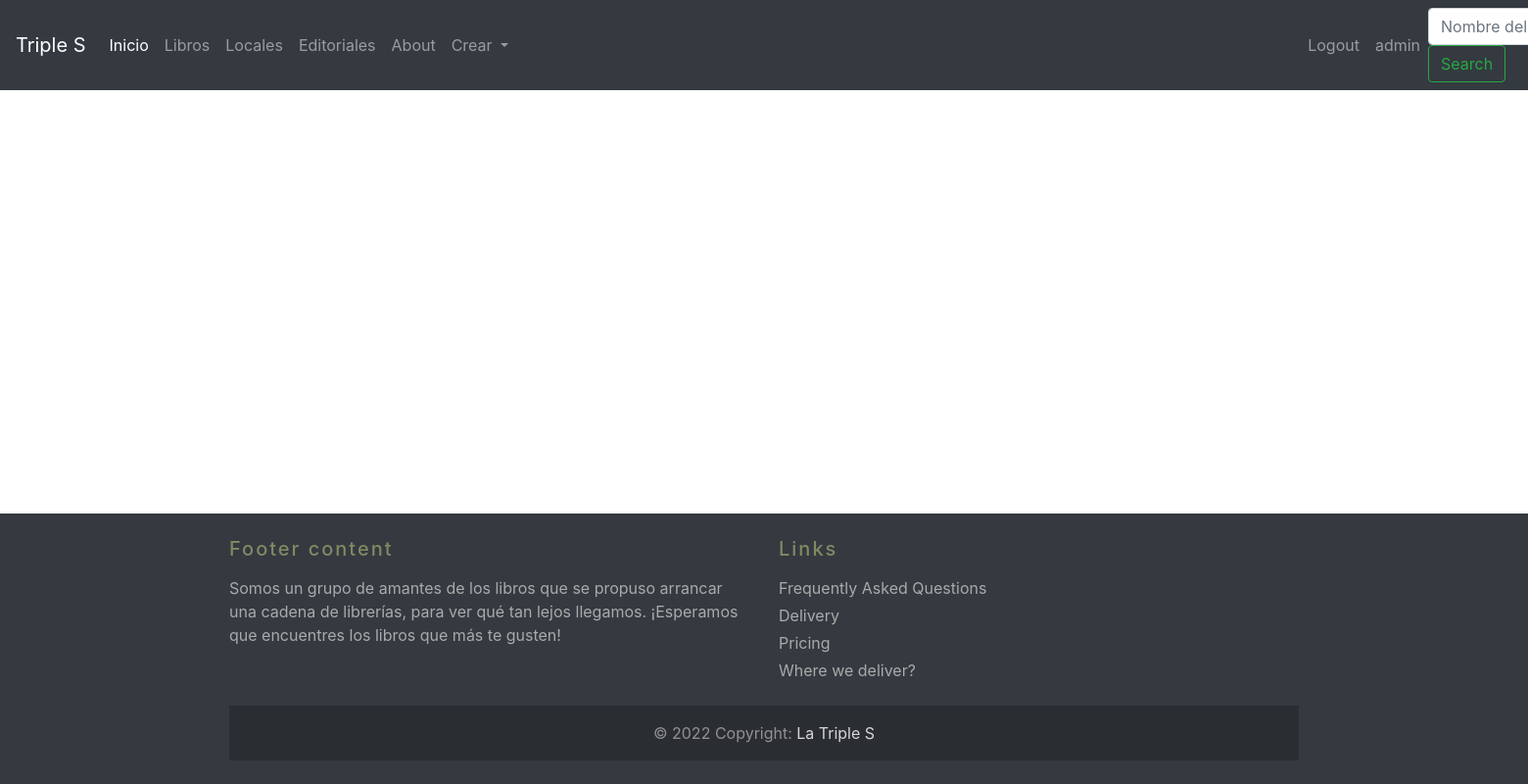
/libros/eliminar-libro/4/ (signed in), run on an earlier commit of the app's database.
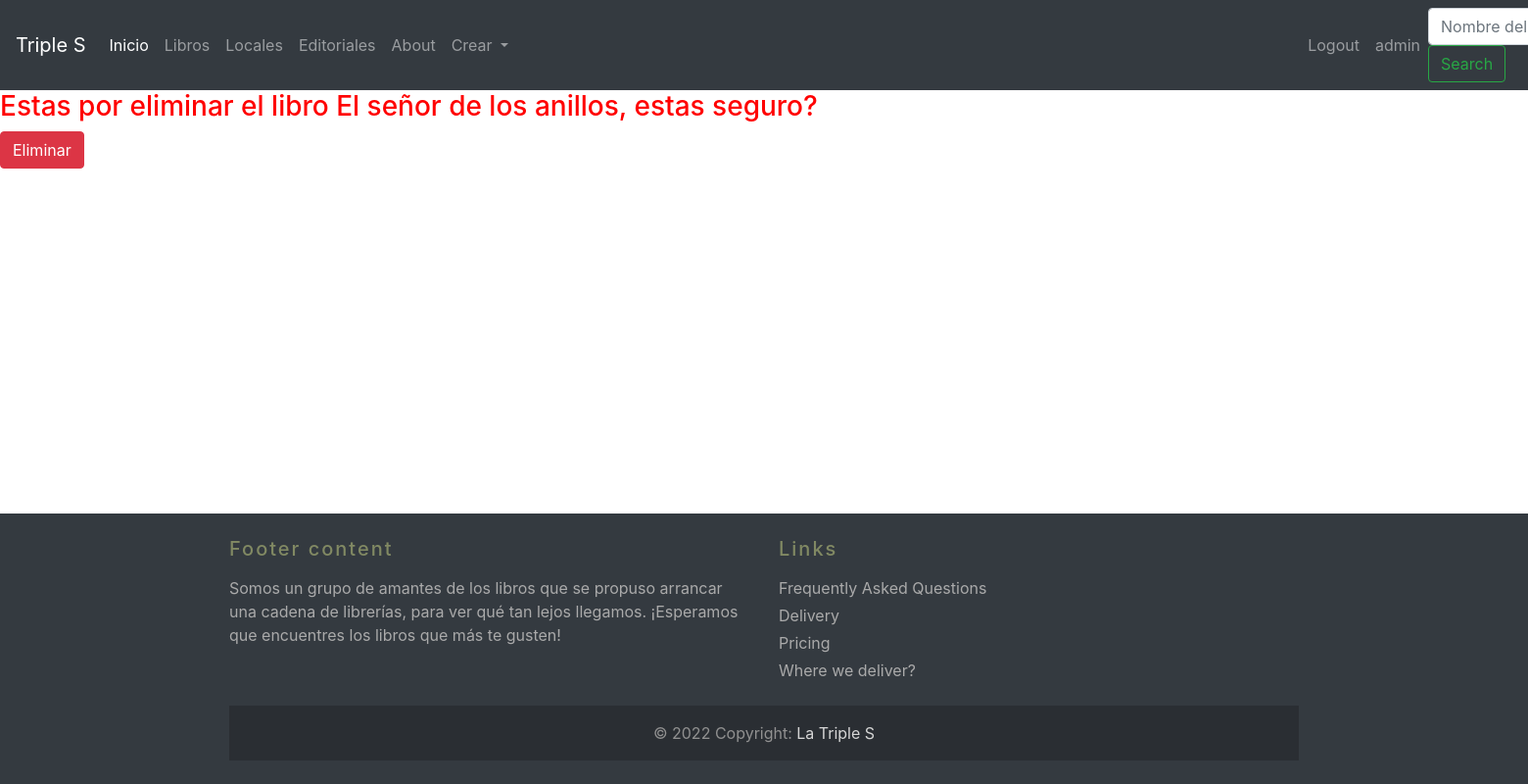
And on a later commit of the database.
### Libros/models.py (models this page shows)
class Libros(models.Model):
    name = models.CharField(max_length=255)
    autor = models.CharField(max_length=50)
    categoria = models.CharField(max_length=100)
    precio = models.FloatField()
    ISBN = models.CharField(max_length=20, unique=True)
    stock = models.BooleanField(default=True, null=True)
    fecha = models.DateTimeField()
    editorial = models.ForeignKey(Editorial, on_delete=models.CASCADE)
    class Meta:
        verbose_name = 'libro'
        verbose_name_plural = 'libros'

### Libros/views.py (the view)
# urls.py: path('eliminar-libro/<int:pk>/', eliminar_libro, name = 'eliminar-libro'),
@login_required
def eliminar_libro(request, pk):
    try:
        if request.method == 'GET':
            libro = Libros.objects.get(id=pk)
            context = {'libro':libro}
        else:
            libro = Libros.objects.get(id=pk)
            libro.delete()
            context = {'message':'Libro eliminado correctamente'}
        return render(request, 'eliminar_libro.html', context=context)
    except:
        context={'error':'El libro no existe'}
        return render(request,'eliminar_libro.html', context=context)

### templates/eliminar_libro.html (shortened to what this page needs)
{% extends 'base.html' %}
{% block contenido %}
  {% if request.user.is_authenticated and request.user.is_superuser %}
      {% if libro %}
      <h3 style="color: red;">Estas por eliminar el libro {{libro.name}}, estas seguro?</h3>
      <form action ='/libros/eliminar-libro/{{libro.id}}/' method="POST">
          <button class="btn btn-danger" type="submit">Eliminar</button>
        </form>
      {% else %}
      {{message}}
      {% endif %}
  {% else %}
      <h2>No sos admin rey</h2>
  {% endif %}
{% endblock %}

What changed in the data, as far as the page shows it:
added Libros: name "El señor de los anillos"
Also different on the page:
text now shown: "Estas por eliminar el libro , estas seguro? Eliminar"
